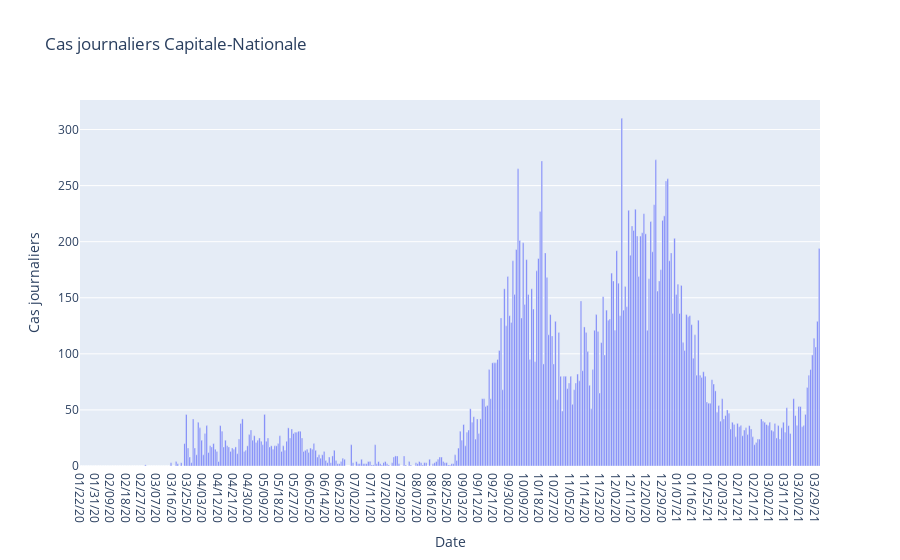

Notebook code cell kept with this figure:
### Code cell
region = "Capitale-Nationale"
df =  pd.DataFrame(j["regions"][region_codes[region]]["data"])
fig = px.bar(df, x="date", y="dc", labels={"date":"Date", "dc":"Cas journaliers"}, title=f"Cas journaliers {region}")
fig.show()

### Figure 1 — Plotly figure (JSON) as saved in the notebook; plotly's stock layout.template omitted (floating-point values rounded to 4 significant figures; data arrays with more than 128 entries replaced by an {"elided": "..."} marker saying what was removed)
{"data": [{"alignmentgroup": "True", "hovertemplate": "Date=%{x}<br>Cas journaliers=%{y}<extra></extra>", "legendgroup": "", "marker": {"color": "#636efa"}, "name": "", "offsetgroup": "", "orientation": "v", "showlegend": false, "textposition": "auto", "type": "bar", "x": {"elided": "435 str values"}, "xaxis": "x", "y": {"elided": "435 int values"}, "yaxis": "y"}], "layout": {"barmode": "relative", "legend": {"tracegroupgap": 0}, "title": {"text": "Cas journaliers Capitale-Nationale"}, "xaxis": {"anchor": "y", "domain": [0, 1], "title": {"text": "Date"}}, "yaxis": {"anchor": "x", "domain": [0, 1], "title": {"text": "Cas journaliers"}}}}
